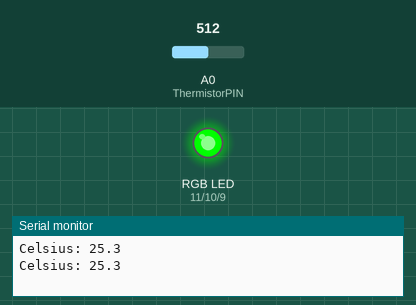
Simulated run of this sketch. Board: Arduino Uno, built with avr-gcc and run on an emulated ATmega328P. Parts: an RGB LED mixed from three pins (HIGH = lit), the last lines printed to the serial monitor. Inputs (shaded band) come from the test bench; at power-on: A0 (ThermistorPIN) = 512. Dim RGB values are drawn brighter than linear.

Above: at 5.8 s.
5.9 s: A0 (ThermistorPIN) set to 311
16.2 s: A0 (ThermistorPIN) set to 296
At 26.2 s:
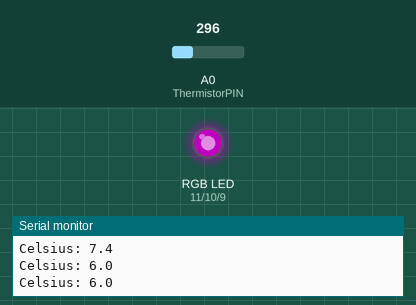
26.5 s: A0 (ThermistorPIN) set to 122
At 35.3 s:
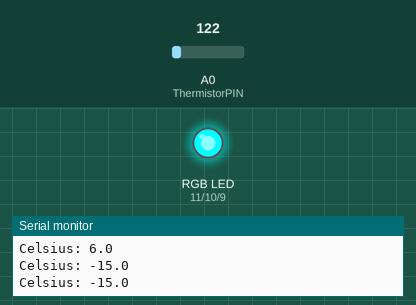
Timing chart, 0 to 36.8 s (numbered marks = the images above; inputs shaded):
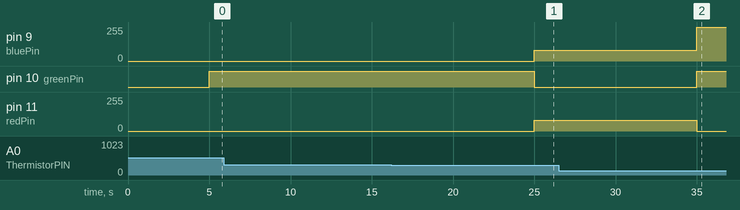

The sketch:

Day-2-Sketch.ino
```cpp
// Temperature Info
#include <math.h>

#define ThermistorPIN 0                 // Analog Pin 0

float vcc = 4.91;                       // only used for display purposes, if used
                                       // set to the measured Vcc.
float pad = 9850;                       // balance/pad resistor value, set this to
                                       // the measured resistance of your pad resistor
float thermr = 10000;                   // thermistor nominal resistance

float Thermistor(int RawADC) {
 long Resistance;
 float Temp;  // Dual-Purpose variable to save space.

 Resistance=pad*((1024.0 / RawADC) - 1);
 Temp = log(Resistance); // Saving the Log(resistance) so not to calculate  it 4 times later
 Temp = 1 / (0.001129148 + (0.000234125 * Temp) + (0.0000000876741 * Temp * Temp * Temp));
 Temp = Temp - 273.15;  // Convert Kelvin to Celsius

 return Temp;                                      // Return the Temperature
}

// LED Info

int redPin = 11;
int greenPin = 10;
int bluePin = 9;


void setup()
{
 pinMode(redPin, OUTPUT);
 pinMode(greenPin, OUTPUT);
 pinMode(bluePin, OUTPUT);
 Serial.begin(115200); // Temp
}

void loop(){
 // Temp
 float temp;
 temp=Thermistor(analogRead(ThermistorPIN));       // read ADC and  convert it to Celsius
 Serial.print("Celsius: ");
 Serial.print(temp,1);                             // display Celsius
 //temp = (temp * 9.0)/ 5.0 + 32.0;                  // converts to  Fahrenheit
 //Serial.print(", Fahrenheit: ");
 //Serial.print(temp,1);                             // display  Fahrenheit
 Serial.println("");
 delay(5000);                                      // Delay a bit...

 // Colour Changing
 if(temp<5){
 setColor(0, 255, 255);  // aqua
 }
 else if(temp>6){
 setColor(0, 255, 0);  // green
 }
 else if(temp>=15) {
 setColor(0, 0, 255);  // blue
 }
 else if(temp>=20) {
 setColor(255, 255, 0);  // yellow
 }
 else if(temp=25){
 setColor(80, 0, 80);  // purple
 }
 else if (temp>25) {
 setColor(255, 0, 0);  // red
 }
}

void setColor(int red, int green, int blue)
{
 #ifdef COMMON_ANODE
   red = 255 - red;
   green = 255 - green;
   blue = 255 - blue;
 #endif
 analogWrite(redPin, red);
 analogWrite(greenPin, green);
 analogWrite(bluePin, blue);
}
```

Measured:
- the behaviour switches between 297 and 296 on A0 (ThermistorPIN) (found by bisection; images 0 and 1)
- after the input at 16.2 s, pin 9 (bluePin), pin 11 (redPin): 0/255 → 80/255 after 8.8 s; pin 10 (greenPin): HIGH → LOW after 8.8 s
- after the input at 26.5 s, pin 9 (bluePin): 80/255 → 255/255 after 8.5 s; pin 10 (greenPin): LOW → HIGH after 8.5 s; pin 11 (redPin): 80/255 → 0/255 after 8.5 s
